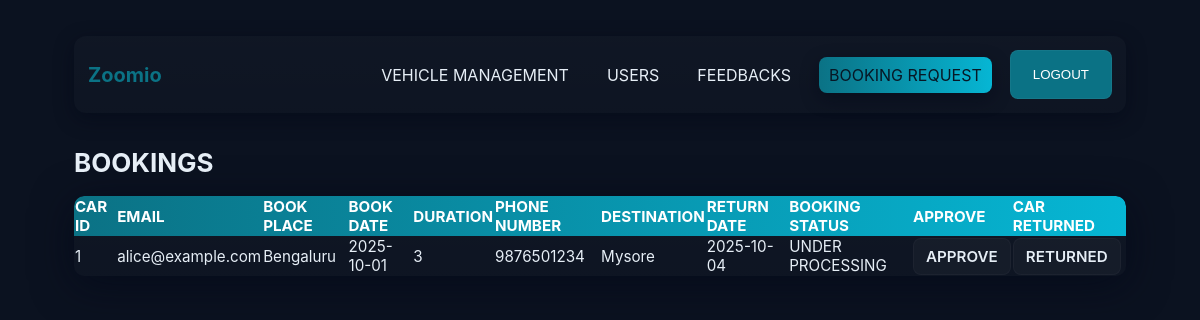
/adminbook.php, run on an earlier commit of the app's database.
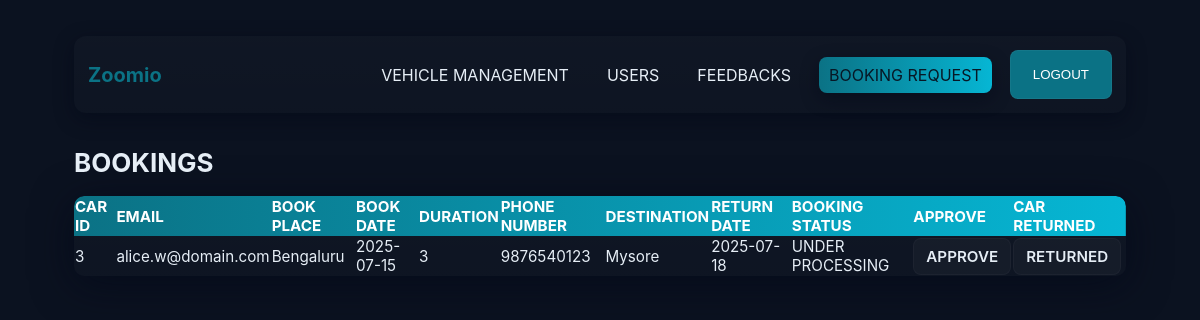
And on a later commit of the database.
### tables this page shows
CREATE TABLE IF NOT EXISTS `booking` (
  `BOOK_ID` INT NOT NULL AUTO_INCREMENT PRIMARY KEY,
  `CAR_ID` INT NOT NULL,
  `EMAIL` VARCHAR(255) NOT NULL,
  `BOOK_PLACE` VARCHAR(255) NOT NULL,
  `BOOK_DATE` DATE NOT NULL,
  `DURATION` INT NOT NULL,
  `PHONE_NUMBER` BIGINT DEFAULT NULL,
  `DESTINATION` VARCHAR(255) DEFAULT NULL,
  `RETURN_DATE` DATE DEFAULT NULL,
  `PRICE` INT DEFAULT 0,
  `BOOK_STATUS` VARCHAR(100) NOT NULL DEFAULT 'UNDER PROCESSING',
  FOREIGN KEY (`CAR_ID`) REFERENCES `cars`(`CAR_ID`) ON DELETE CASCADE ON UPDATE CASCADE,
  FOREIGN KEY (`EMAIL`) REFERENCES `users`(`EMAIL`) ON DELETE CASCADE ON UPDATE CASCADE
);

### adminbook.php (the view, shortened to what this page needs)
<!DOCTYPE html>
<html lang="en">
<head>
    <link rel="stylesheet" href="css/app.css">
    </head>
    <body>
    <div class="site-container">
<?php
require_once('connection.php');
$query="SELECT *from booking ORDER BY BOOK_ID DESC";
$queryy=mysqli_query($con,$query);
$cur = basename($_SERVER['PHP_SELF']);
?>
<div class="hai">
        <div class="navbar">
            <div class="icon">
                <h2 class="logo">Zoomio</h2>
            </div>
                                        <div class="menu">
                                <ul>
                                        <li><a href="adminvehicle.php" class="<?php echo ($cur=='adminvehicle.php')?'active':''; ?>">VEHICLE MANAGEMENT</a></li>
                                        <li><a href="adminusers.php" class="<?php echo ($cur=='adminusers.php')?'active':''; ?>">USERS</a></li>
                                        <li><a href="admindash.php" class="<?php echo ($cur=='admindash.php')?'active':''; ?>">FEEDBACKS</a></li>
                                        <li><a href="adminbook.php" class="<?php echo ($cur=='adminbook.php')?'active':''; ?>">BOOKING REQUEST</a></li>
                                    <li> <button class="nn"><a href="index.php">LOGOUT</a></button></li>
                                </ul>
                        </div>
         </div>
         </div>
        <div>
            <h1 class="header">BOOKINGS</h1>
            <div>
                <div>
                    <table class="content-table">
                <thead>
                    <tr>
                        <th>CAR ID</th>
                        <th>EMAIL</th>
                        <th>BOOK PLACE</th>
                        <th>BOOK DATE</th>
                        <th>DURATION</th>
                        <th>PHONE NUMBER</th>
                        <th>DESTINATION</th>
                        <th>RETURN DATE</th>
                        <th>BOOKING STATUS</th>
                        <th>APPROVE</th>
                        <th>CAR RETURNED</th>
                    </tr>
                </thead>
                <tbody>
                <?php
                while($res=mysqli_fetch_array($queryy)){
                ?>
                <tr  class="active-row">
                    <td><?php echo $res['CAR_ID'];?></php></td>
                    <td><?php echo $res['EMAIL'];?></php></td>
                    <td><?php echo $res['BOOK_PLACE'];?></php></td>
                    <td><?php echo $res['BOOK_DATE'];?></php></td>
                    <td><?php echo $res['DURATION'];?></php></td>
                    <td><?php echo $res['PHONE_NUMBER'];?></php></td>
                    <td><?php echo $res['DESTINATION'];?></php></td>
                    <td><?php echo $res['RETURN_DATE'];?></php></td>
                    <td><?php echo $res['BOOK_STATUS'];?></php></td>
                    <td><a class="but" data-confirm="Approve this booking?" href="approve.php?id=<?php echo $res['BOOK_ID']?>">APPROVE</a></td>
                    <td><a class="but" data-confirm="Mark car returned?" href="adminreturn.php?id=<?php echo $res['CAR_ID']?>&bookid=<?php echo $res['BOOK_ID']?>">RETURNED</a></td>
                </tr>
               <?php } ?>
                </tbody>
                </table>
                </div>
            </div>
    </div>
    </div>
</body>
</html>

What changed in the data, as far as the page shows it:
changed booking "Bengaluru": CAR_ID "1" → "3"; EMAIL "alice@example.com" → "alice.w@domain.com"; BOOK_DATE "2025-10-01" → "2025-07-15"; PHONE_NUMBER "9876501234" → "9876540123"; RETURN_DATE "2025-10-04" → "2025-07-18"
